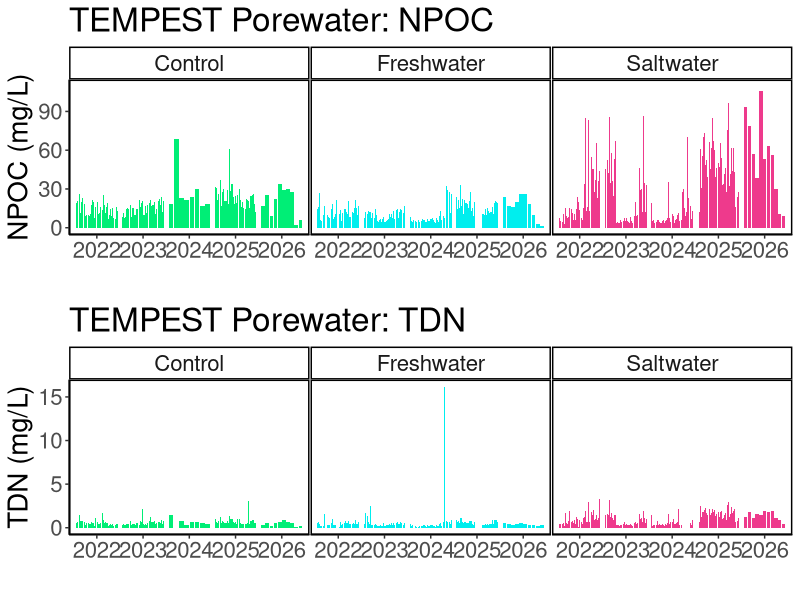
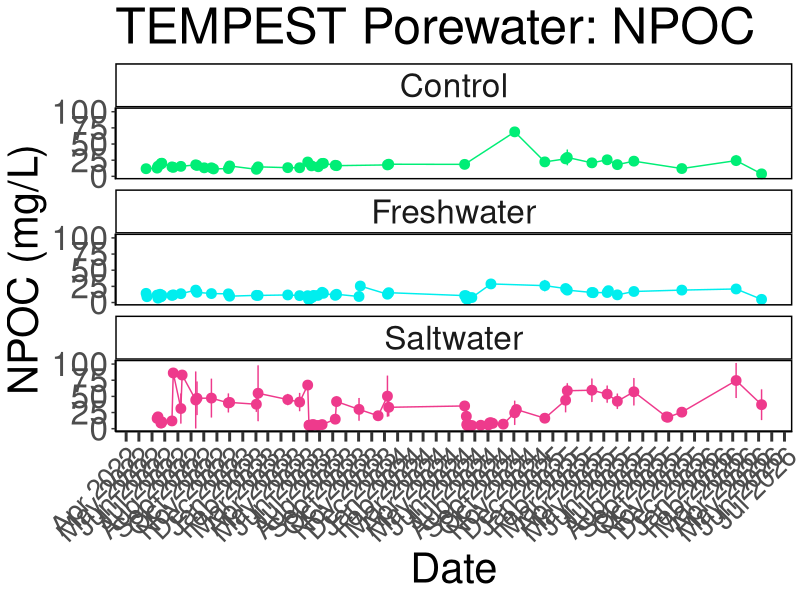
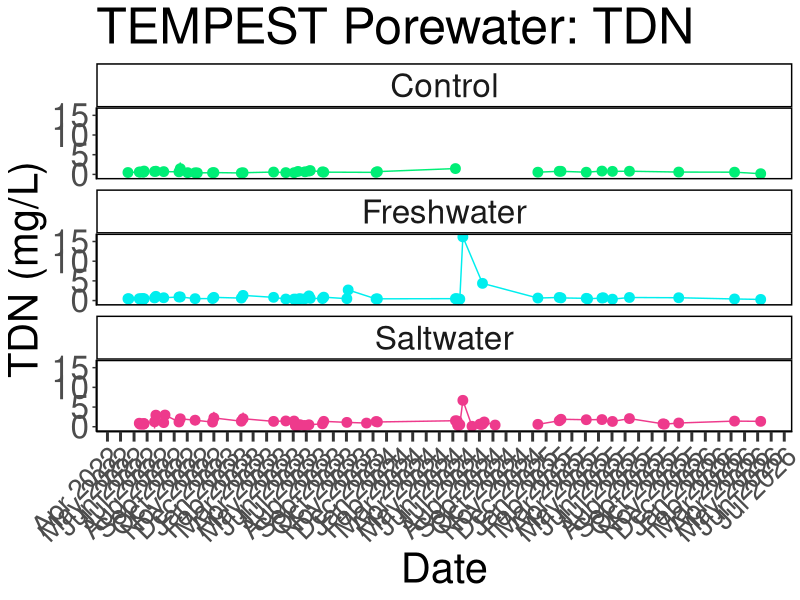
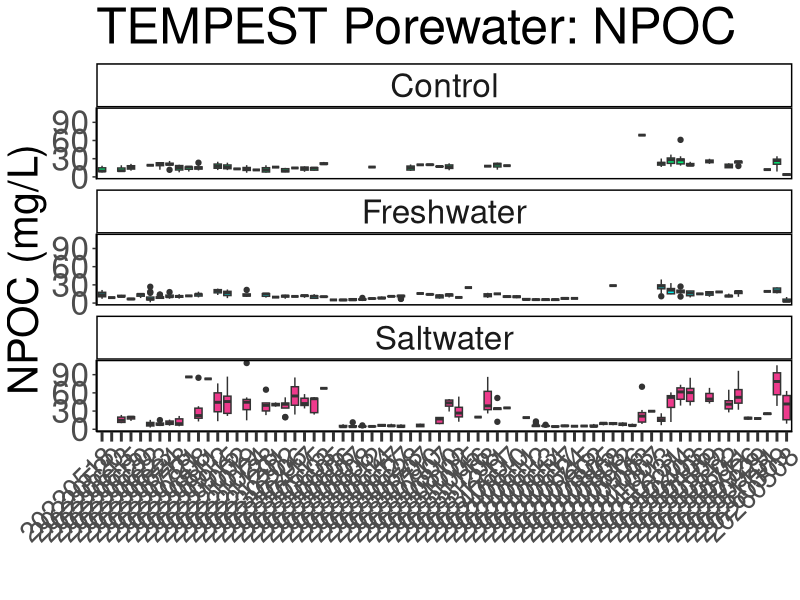
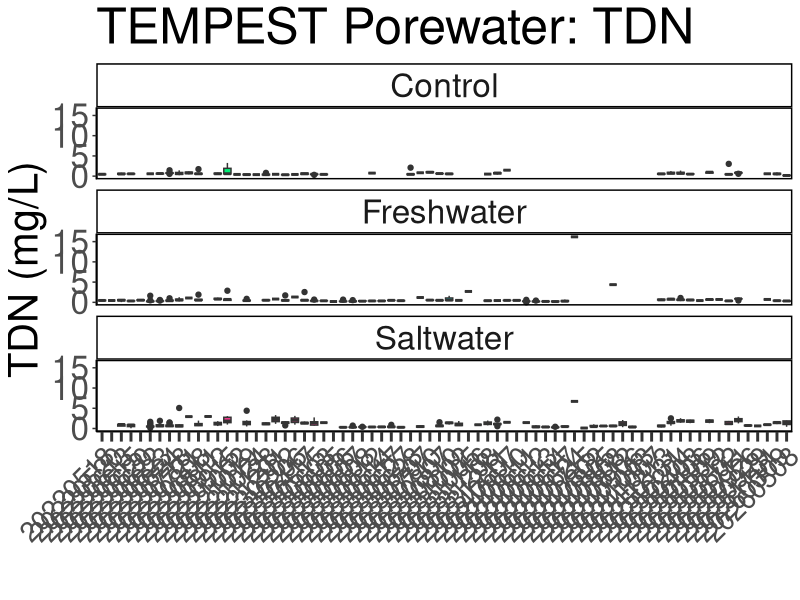
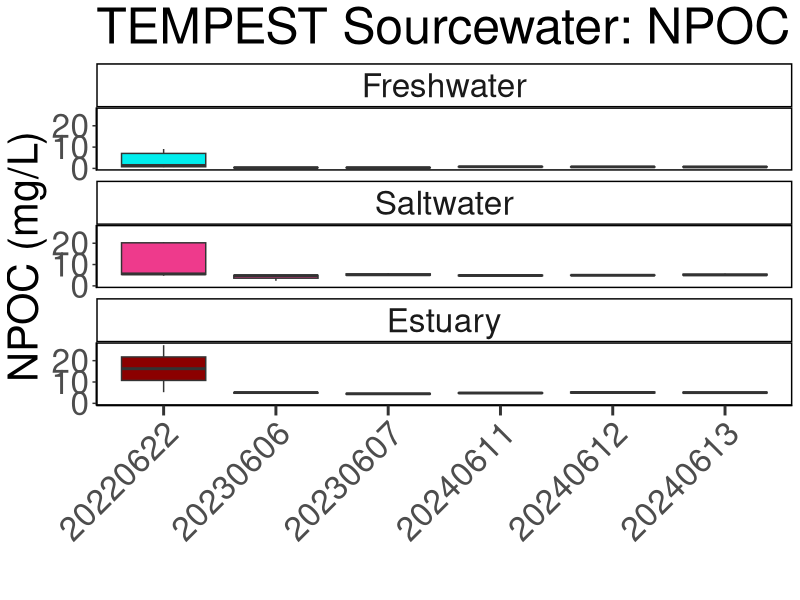
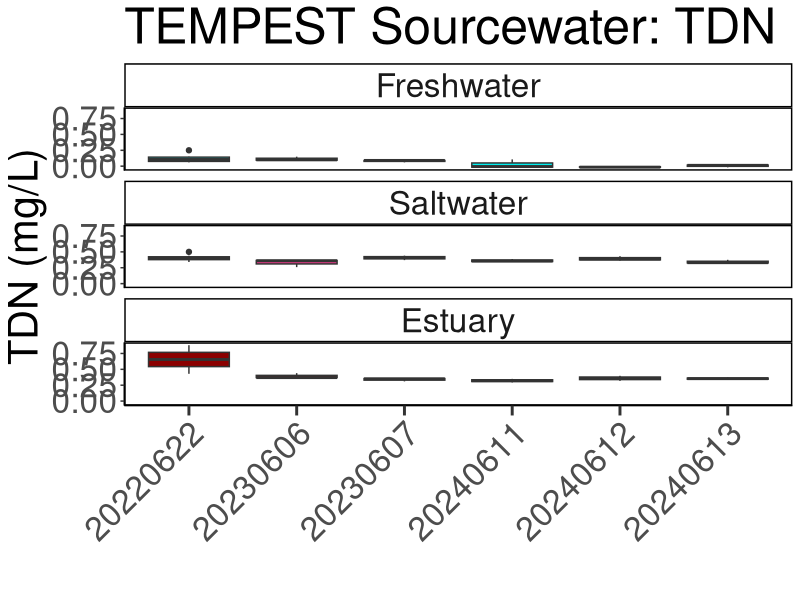
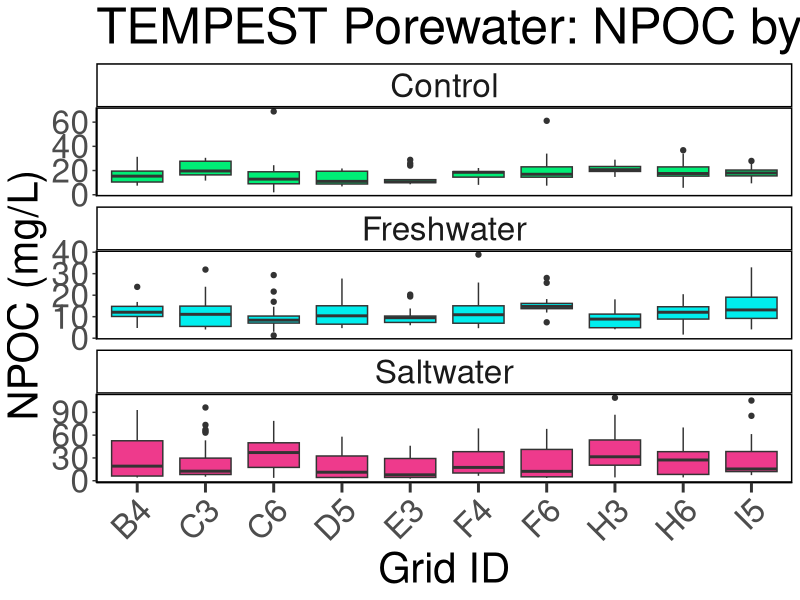

Write the R code that produced these figures, in order.
## ---- chunk 1
library(dplyr)
library(ggplot2)
library(ggpubr)
library(stringr)
library(readxl)
library(tidyr)
library(tibble)
library(openxlsx)
library(knitr)
## ---- chunk 2

#read in 2023 DOC Data:
dat22 <- read.csv("tmp_doc_2022/COMPASS_TEMPEST_DOC_2022.csv", colClasses = "character")
# head(dat24)
colnames(dat22)

#read in 2023 DOC Data:
dat23 <- read.csv("tmp_doc_2023/COMPASS_TEMPEST_DOC_2023.csv", colClasses = "character")
# head(dat24)
colnames(dat23)

#read in 2024 DOC Data:
dat24 <- read.csv("tmp_doc_2024/COMPASS_TEMPEST_DOC_2024.csv", colClasses = "character")
# head(dat24)
colnames(dat24)

#read in 2025 DOC Data:
dat25 <- read.csv("tmp_doc_2025/COMPASS_TEMPEST_DOC_2025.csv", colClasses = "character")
# head(dat25)
colnames(dat25)

##Combine samples from before 2026 when new depths were added
raw_dat_pre26 <- bind_rows(dat22, dat23, dat24, dat25)

##Sourcewater samples should be NA for depth, all other samples have depths. 
raw_dat_pre26 <- raw_dat_pre26 %>% 
  mutate(Depth_cm = ifelse(str_detect(Sample_ID, "SOURCE"), NA, Depth_cm)) %>% 
  mutate(Depth_cm = gsub("cm", "", Depth_cm)) %>% 
  mutate(grid = ifelse(grid == "Source", "Sourcewater", grid)) %>% 
  mutate(grid = ifelse(str_detect(Sample_ID, "Rain"), "Rainwater", grid)) %>% 
  mutate(Sample_ID = gsub("_15CM", "", Sample_ID)) %>%
  mutate(Sample_ID = gsub("_15cm", "", Sample_ID)) %>%
  rowwise() %>%
  mutate(
    Sample_ID = if (is.na(Depth_cm)) {
      Sample_ID
    } else {
      sub("([0-9]{8})", paste0(Depth_cm, "_\\1"), Sample_ID)
    }
  ) %>%
  ungroup()


#read in 2026 DOC Data:
dat26 <- read.csv("tmp_doc_2026/COMPASS_TEMPEST_DOC_2026.csv", colClasses = "character")
# head(dat26)
colnames(dat26)

##combine with the rest of the data
raw_dat <- bind_rows(raw_dat_pre26, dat26)



##Convert Collection Date into Date format
raw_dat$Collection_Date_YYYYMMDD <- as.character(raw_dat$Collection_Date_YYYYMMDD)
raw_dat$Collection_Date_formatted <- as.Date(raw_dat$Collection_Date_YYYYMMDD, format = "%Y%m%d")

##Extract Year and month from Collection Date
raw_dat$Year <- format(raw_dat$Collection_Date_formatted, format = "%Y")
raw_dat$Month <- format(raw_dat$Collection_Date_formatted, format = "%m")
raw_dat$Day <- format(raw_dat$Collection_Date_formatted, format = "%d")

##Uppercase sample IDs
raw_dat$Sample_ID <- toupper(raw_dat$Sample_ID)

all_dat <- raw_dat %>%
  rename(
    Plot = plot, 
    Grid = grid
  ) %>%
  dplyr::select(
    Project, Site, Plot, Grid, Depth_cm, Sample_ID, 
    npoc_mgL, npoc_uM, npoc_flag, tdn_mgL, tdn_uM, tdn_flag, Analysis_runtime,
    Run_notes, Field_notes, Evacuation_date_YYYMMDD, Collection_Date_YYYYMMDD, 
    Collection_Start_Time_24hrs, Collection_End_Time_24hrs, EST_EDT, Volume_mL
        # list columns in the order you want them
  )


##Set 4 decimal points max
all_dat$npoc_uM <- as.numeric(all_dat$npoc_uM)
all_dat$tdn_uM <- as.numeric(all_dat$tdn_uM)

all_dat <- all_dat %>%
  mutate(npoc_uM = round(npoc_uM, 2)) %>%
  mutate(tdn_uM = round(tdn_uM, 2))

unique(all_dat$npoc_flag)
unique(all_dat$tdn_flag)

all_dat$npoc_flag <- gsub("≥", "greater than or equal to", all_dat$npoc_flag)
all_dat$tdn_flag <- gsub("≥", "greater than or equal to", all_dat$tdn_flag)
all_dat$tdn_flag <- gsub(">", "greater than", all_dat$tdn_flag)
all_dat$tdn_flag <- gsub("<", "less than", all_dat$tdn_flag)

##Remove any notes about vibes
all_dat <- all_dat %>% 
  mutate(Field_notes = ifelse(str_detect(Field_notes, "vibe|Vibe"), NA, Field_notes))

## ---- chunk 3

colnames(all_dat)

#pull the column names from the all_dat dataframe and create a new dataframe with them 
metadat <- data.frame(Column_Names = colnames(all_dat))
metadat

metadat$Description <- ""
metadat$Units <- ""
metadat$Instrument_ifapplicable <- ""

#add information about each line: 

metadat$Description <- c("Project name", 
                         "Site where sample collected", 
                         "Plot where sample collected (SW = Saltwater, FW = Freshwater, C = 
                         Control, Estuary (Sourcewater))", 
                         "Grid where sample collected (Letter + Number)", 
                         "Depth where sample collected", 
                         "Sample Identifier", 
                         "Non-Purgeable Organic Carbon (NPOC) concentration in mg/L", 
                         "Non-Purgeable Organic Carbon (NPOC) concentration in uM", 
                         "QAQC Flags generated during checks of NPOC standards, blanks, dups, and spks", 
                         "Total Dissolved Nitrogen (TDN) concentration in mg/L", 
                         "Total Dissolved Nitrogen (TDN) concentration in uM",                          
                         "QAQC Flags generated during checks of TDN standards, blanks, dups, and spks", 
                         "The date that samples were run on the Shimadzu TOC", 
                         "Any notes generated during QAQC", 
                         "Any notes generated during sample collection in the field", 
                         "Date lysimeter evacuated", 
                         "Date sample collected", 
                         "Time lysimeter evacuated", 
                         "Time sample collected", 
                         "Time zone of sample collection", 
                         "Volume of sample collected (mL)")

metadat$Units <-       c("NA", 
                         "NA",
                         "NA", 
                         "NA", 
                         "cm",
                         "NA",
                         "mg/L",
                         "uM",
                         "NA", 
                         "mg/L",
                         "uM",
                         "NA", 
                         "NA",
                         "NA", 
                         "NA", 
                         "NA",
                         "NA", 
                         "NA", 
                         "NA",
                         "NA", 
                         "mL")

metadat$Instrument_ifapplicable <-  
  
                       c("NA", 
                         "NA",
                         "NA", 
                         "NA",
                         "cm",
                         "NA", 
                         "Shimadzu TOC",
                         "Shimadzu TOC",
                         "NA", 
                         "Shimadzu TOC",
                         "Shimadzu TOC",
                         "NA", 
                         "NA",
                         "NA", 
                         "NA", 
                         "NA",
                         "NA", 
                         "NA", 
                         "NA",
                         "NA", 
                         "mL")


## ---- chunk 4

#write out a csv of all the data to the main folder: 
write.csv(all_dat, "COMPASS_TEMPEST_DOC_AllData.csv")


#write out a csv of the metadata associated with the data: 
write.csv(metadat, "COMPASS_TEMPEST_DOC_Metadata.csv")

## ---- chunk 5

##Remove Sourcewater
data_plotting <- raw_dat %>%
  filter(!str_detect(grid, "Sourcewater|Rainwater"))

data_plotting$npoc_mgL <- as.numeric(data_plotting$npoc_mgL)
data_plotting$tdn_mgL <- as.numeric(data_plotting$tdn_mgL)

data_plotting <- data_plotting %>% 
    mutate(
    plot_1 = case_when(
      plot == "C" ~ "Control",
      plot == "FW" ~ "Freshwater",
      plot == "SW" ~ "Saltwater",
      TRUE ~ plot  # keep everything else unchanged
    )
  ) %>%
  mutate(plot_1 = factor(plot_1, levels = c("Control", "Freshwater", "Saltwater")))

#Plot data by year and change colors based on Grid:
viz_npoc_plot <- ggplot(data_plotting, aes(x = as.character(Year), y = npoc_mgL, fill = plot_1)) +
  geom_bar(stat = "identity", position = position_dodge2(preserve = "total")) +
  facet_wrap( ~ plot_1, scales="free_x") +
  scale_fill_manual(values = c(
    "Control" = "springgreen2",
    "Freshwater" = "cyan2",
    "Saltwater" = "violetred2"
  )) +
  theme_classic() +
  labs(x = " ", y = "NPOC (mg/L)", title = "TEMPEST Porewater: NPOC") +
  theme(
    panel.spacing = unit(.05, "lines"), 
    panel.border = element_rect(color = "black", fill = NA, linewidth = 1)) + 
  theme(text = element_text(size = 20))+ 
  theme(legend.position = "none")


# viz_npoc_plot

viz_tdn_plot <- ggplot(data_plotting, aes(x = as.character(Year), y = tdn_mgL, fill = plot_1)) +
  geom_bar(stat = "identity", position = position_dodge2(preserve = "total")) +
  facet_wrap( ~ plot_1, scales="free_x") +
  scale_fill_manual(values = c(
    "Control" = "springgreen2",
    "Freshwater" = "cyan2",
    "Saltwater" = "violetred2"
  )) +
  theme_classic() +
  labs(x = " ", y = "TDN (mg/L)", title = "TEMPEST Porewater: TDN") +
  theme(
    panel.spacing = unit(.05, "lines"), 
    panel.border = element_rect(color = "black", fill = NA, linewidth = 1)) + 
  theme(text = element_text(size = 20))+ 
  theme(legend.position = "none")

# viz_tdn_plot

ggarrange(viz_npoc_plot, viz_tdn_plot, nrow=2, ncol=1)


## ---- chunk 6

##Summarize DOC by Date and Grid
DOC_avg <- data_plotting %>%
  group_by(Collection_Date_formatted, plot_1) %>%
   dplyr::summarize(mean_npoc = mean(npoc_mgL, na.rm=TRUE),
            sd_npoc = sd(npoc_mgL, na.rm=TRUE),
            mean_tdn = mean(tdn_mgL, na.rm=TRUE),
            sd_tdn = sd(tdn_mgL, na.rm=TRUE))

# Define the specific date breaks you want to display
specific_breaks <- as.Date(c("2022-01-01","2023-01-01","2024-01-01", "2025-01-01"))

viz_npoc_plot_avgs <- ggplot(DOC_avg, aes(x = Collection_Date_formatted, y = mean_npoc, color = plot_1)) +
  geom_point(size = 3) + 
  geom_errorbar(aes(ymin = mean_npoc - sd_npoc, ymax = mean_npoc + sd_npoc), width = 0.2) + 
  geom_line() + 
  facet_wrap( ~ plot_1, ncol = 1) +
  scale_color_manual(values = c(
    "Control" = "springgreen2",
    "Freshwater" = "cyan2",
    "Saltwater" = "violetred2"
  )) +
  theme_classic() +
  labs(x = "Date", y = "NPOC (mg/L)", title = "TEMPEST Porewater: NPOC") +
  theme(
    panel.spacing = unit(0.5, "lines"), 
    panel.border = element_rect(color = "black", fill = NA, linewidth = 1)) +
  theme(text = element_text(size = 30))+
  scale_x_date(date_labels = "%b %Y", date_breaks = "1 month") + # Format x-axis labels
  theme(axis.ticks.x = element_line(linewidth = 1))+
  theme(axis.ticks.length.x = unit(0.25, "cm"))+ 
  theme(legend.position = "none")+ 
  theme(axis.text.x = element_text(angle = 45, hjust = 1, size = 20))

viz_npoc_plot_avgs


viz_tdn_plot_avgs <- ggplot(DOC_avg, aes(x = Collection_Date_formatted, y = mean_tdn, color = plot_1)) +
  geom_point(size = 3) + 
  geom_errorbar(aes(ymin = mean_tdn - sd_tdn, ymax = mean_tdn + sd_tdn), width = 0.2) + 
  geom_line() + 
  facet_wrap( ~ plot_1, ncol = 1) +
  scale_color_manual(values = c(
    "Control" = "springgreen2",
    "Freshwater" = "cyan2",
    "Saltwater" = "violetred2"
  )) +
  theme_classic() +
  labs(x = "Date", y = "TDN (mg/L)", title = "TEMPEST Porewater: TDN") +
  theme(
    panel.spacing = unit(0.5, "lines"), 
    panel.border = element_rect(color = "black", fill = NA, linewidth = 1)) +
  theme(text = element_text(size = 30))+
  scale_x_date(date_labels = "%b %Y", date_breaks = "1 month") + # Format x-axis labels
  theme(axis.ticks.x = element_line(linewidth = 1))+
  theme(axis.ticks.length.x = unit(0.25, "cm"))+ 
  theme(legend.position = "none")+ 
  theme(axis.text.x = element_text(angle = 45, hjust = 1, size = 20))

viz_tdn_plot_avgs

# ggarrange(viz_cl_plot_avgs, viz_tdn_plot_avgs, nrow=1, ncol=2)

## ---- chunk 7

##Boxplot Summarize DOC by Date, Site, and Grid
viz_npoc_boxplot <- ggplot(data_plotting, aes(x = Collection_Date_YYYYMMDD,  y = npoc_mgL, fill = plot_1)) +
  geom_boxplot() + 
  facet_wrap( ~ plot_1, ncol = 1) +
  # scale_x_discrete(drop = TRUE) +
  scale_fill_manual(values = c(
    "Control" = "springgreen2",
    "Freshwater" = "cyan2",
    "Saltwater" = "violetred2"
  ), labels = c("Control", "Freshwater", "Saltwater")) +
  theme_classic() +
  labs(x = " ", y = "NPOC (mg/L)", title = "TEMPEST Porewater: NPOC") +
  theme(
    panel.spacing = unit(0.5, "lines"), 
    panel.border = element_rect(color = "black", fill = NA, linewidth = 1)) +
  theme(axis.text.x = element_text(angle = 45, vjust = 1, hjust = 1, size = 20))+ 
  theme(text = element_text(size = 30))+
  theme(axis.ticks.x = element_line(linewidth = 1))+
  theme(axis.ticks.length.x = unit(0.25, "cm"))+ 
  theme(legend.position = "none")

viz_npoc_boxplot


viz_tdn_boxplot <- ggplot(data_plotting, aes(x = Collection_Date_YYYYMMDD,  y = tdn_mgL, fill = plot_1)) +
  geom_boxplot() + 
  facet_wrap( ~ plot_1, ncol = 1) +
  scale_x_discrete(drop = TRUE) +
  scale_fill_manual(values = c(
    "Control" = "springgreen2",
    "Freshwater" = "cyan2",
    "Saltwater" = "violetred2"
  ), labels = c("Control", "Freshwater", "Saltwater")) +
  theme_classic() +
  labs(x = " ", y = "TDN (mg/L)", title = "TEMPEST Porewater: TDN") +
  theme(
    panel.spacing = unit(0.5, "lines"), 
    panel.border = element_rect(color = "black", fill = NA, linewidth = 1)) +
  theme(axis.text.x = element_text(angle = 45, vjust = 1, hjust = 1, size = 20))+ 
  theme(text = element_text(size = 30))+
  theme(axis.ticks.x = element_line(linewidth = 1))+
  theme(axis.ticks.length.x = unit(0.25, "cm"))+ 
  theme(legend.position = "none")

viz_tdn_boxplot

# ggarrange(viz_cl_boxplot, viz_so4_boxplot, nrow=1, ncol=2)

# # Save as a PNG
# png("COMPASS_SynopticCB_Cl_alldata.png", width = 2000, height = 1200, res = 100) 
# print(viz_cl_boxplot)  # For ggplot objects, use print()
# dev.off() 
# 
# # Save as a PNG
# png("COMPASS_SynopticCB_SO4_alldata.png", width = 2000, height = 1200, res = 100) 
# print(viz_so4_boxplot)  # For ggplot objects, use print()
# dev.off() 

## ---- chunk 8

##Only Sourcewater
data_plotting_source <- raw_dat %>%
  filter(str_detect(grid, "Sourcewater"))

data_plotting_source$npoc_mgL <- as.numeric(data_plotting_source$npoc_mgL)
data_plotting_source$tdn_mgL <- as.numeric(data_plotting_source$tdn_mgL)

data_plotting_source <- data_plotting_source %>% 
    mutate(
    plot_1 = case_when(
      plot == "C" ~ "Control",
      plot == "FW" ~ "Freshwater",
      plot == "SW" ~ "Saltwater",
      plot == "ESTUARY" ~ "Estuary",
      TRUE ~ plot  # keep everything else unchanged
    )
  ) %>%
  mutate(plot_1 = factor(plot_1, levels = c("Control", "Freshwater", "Saltwater", "Estuary")))

##Boxplot Summarize DOC by Date, Site, and Grid
viz_npoc_boxplot <- ggplot(data_plotting_source, aes(x = Collection_Date_YYYYMMDD,  y = npoc_mgL, fill = plot_1)) +
  geom_boxplot() + 
  facet_wrap( ~ plot_1, ncol = 1) +
  # scale_x_discrete(drop = TRUE) +
  scale_fill_manual(values = c(
    "Control" = "springgreen2",
    "Freshwater" = "cyan2",
    "Saltwater" = "violetred2", 
    "Estuary" = "darkred"
  ), labels = c("Control", "Freshwater", "Saltwater", "Estuary")) +
  theme_classic() +
  labs(x = " ", y = "NPOC (mg/L)", title = "TEMPEST Sourcewater: NPOC") +
  theme(
    panel.spacing = unit(0.5, "lines"), 
    panel.border = element_rect(color = "black", fill = NA, linewidth = 1)) +
  theme(axis.text.x = element_text(angle = 45, vjust = 1, hjust = 1))+ 
  theme(text = element_text(size = 30))+
  theme(axis.ticks.x = element_line(linewidth = 1))+
  theme(axis.ticks.length.x = unit(0.25, "cm"))+ 
  theme(legend.position = "none")

viz_npoc_boxplot


viz_tdn_boxplot <- ggplot(data_plotting_source, aes(x = Collection_Date_YYYYMMDD,  y = tdn_mgL, fill = plot_1)) +
  geom_boxplot() + 
  facet_wrap( ~ plot_1, ncol = 1) +
  scale_x_discrete(drop = TRUE) +
  scale_fill_manual(values = c(
    "Control" = "springgreen2",
    "Freshwater" = "cyan2",
    "Saltwater" = "violetred2", 
    "Estuary" = "darkred"
  ), labels = c("Control", "Freshwater", "Saltwater", "Estuary")) +
  theme_classic() +
  labs(x = " ", y = "TDN (mg/L)", title = "TEMPEST Sourcewater: TDN") +
  theme(
    panel.spacing = unit(0.5, "lines"), 
    panel.border = element_rect(color = "black", fill = NA, linewidth = 1)) +
  theme(axis.text.x = element_text(angle = 45, vjust = 1, hjust = 1))+ 
  theme(text = element_text(size = 30))+
  theme(axis.ticks.x = element_line(linewidth = 1))+
  theme(axis.ticks.length.x = unit(0.25, "cm"))+ 
  #scale_x_discrete(labels = c("Upland", "Swamp", "Transition", "Wetland", "Surface Water"))+ 
  theme(legend.position = "none")

viz_tdn_boxplot

# ggarrange(viz_cl_boxplot, viz_so4_boxplot, nrow=1, ncol=2)

# # Save as a PNG
# png("COMPASS_SynopticCB_Cl_alldata.png", width = 2000, height = 1200, res = 100) 
# print(viz_cl_boxplot)  # For ggplot objects, use print()
# dev.off() 
# 
# # Save as a PNG
# png("COMPASS_SynopticCB_SO4_alldata.png", width = 2000, height = 1200, res = 100) 
# print(viz_so4_boxplot)  # For ggplot objects, use print()
# dev.off() 

## ---- chunk 9

##Boxplot Summarize Nutrients by Date, Site, and Zone
npoc <- ggplot(data_plotting, aes(x = grid,  y = npoc_mgL, fill = plot_1)) +
  geom_boxplot() + 
  facet_wrap( ~ plot_1, scales="free_y", ncol = 1) +
  scale_x_discrete(drop = TRUE) +
  scale_fill_manual(values = c(
    "Control" = "springgreen2",
    "Freshwater" = "cyan2",
    "Saltwater" = "violetred2"
  ), labels = c("Control", "Freshwater", "Saltwater")) +
  theme_classic() +
  labs(x = "Grid ID", y = "NPOC (mg/L)", title = "TEMPEST Porewater: NPOC by Grid") +
  theme(
    panel.spacing = unit(0.5, "lines"), 
    panel.border = element_rect(color = "black", fill = NA, linewidth = 1)) +
  theme(axis.text.x = element_text(angle = 45, vjust = 1, hjust = 1))+ 
  theme(text = element_text(size = 30))+
  theme(axis.ticks.x = element_line(linewidth = 1))+
  theme(axis.ticks.length.x = unit(0.25, "cm"))+ 
  theme(legend.position = "none")

npoc


viz_tdn_boxplot <- ggplot(data_plotting, aes(x = grid,  y = tdn_mgL, fill = plot_1)) +
  geom_boxplot() + 
  facet_wrap( ~ plot_1, scales="free_y", ncol = 1) +
  scale_x_discrete(drop = TRUE) +
  scale_fill_manual(values = c(
    "Control" = "springgreen2",
    "Freshwater" = "cyan2",
    "Saltwater" = "violetred2"
  ), labels = c("Control", "Freshwater", "Saltwater")) +
  theme_classic() +
  labs(x = "Grid ID", y = "TDN (mg/L)", title = "TEMPEST Porewater: TDN by Grid") +
  theme(
    panel.spacing = unit(0.5, "lines"), 
    panel.border = element_rect(color = "black", fill = NA, linewidth = 1)) +
  theme(axis.text.x = element_text(angle = 45, vjust = 1, hjust = 1))+ 
  theme(text = element_text(size = 30))+
  theme(axis.ticks.x = element_line(linewidth = 1))+
  theme(axis.ticks.length.x = unit(0.25, "cm"))+ 
  theme(legend.position = "none")

viz_tdn_boxplot


## ---- chunk 10
# It would also be great to add to our collation codes a summary chunk that will calculate value ranges, means, and standard deviations (and errors) for each site, Grid, depth for each year; also for each site Grid, depth overall; and for each site and Grid overall so that we have some easy access to metrics. Was just thinking this might be helpful today when re-collating the DIC data.

colnames(data_plotting)

##Metrics for each Grid for each year
summary_by_year <- data_plotting %>%
  group_by(Year, plot_1) %>%
   reframe(
     min_npoc_mgL = min(npoc_mgL, na.rm=TRUE),
     max_npoc_mgL = max(npoc_mgL, na.rm=TRUE), 
     mean_npoc_mgL = mean(npoc_mgL, na.rm=TRUE), 
     sd_npoc_mgL = sd(npoc_mgL, na.rm=TRUE), 

     min_tdn_mgL = min(tdn_mgL, na.rm=TRUE),
     max_tdn_mgL = max(tdn_mgL, na.rm=TRUE), 
     mean_tdn_mgL = mean(tdn_mgL, na.rm=TRUE), 
     sd_tdn_mgL = sd(tdn_mgL, na.rm=TRUE)) %>%
  mutate(across(where(is.numeric), round, digits = 4)) 

##Metrics for each Grid for all years
summary_all_years <- data_plotting %>%
  group_by(plot_1) %>%
   reframe(
     min_npoc_mgL = min(npoc_mgL, na.rm=TRUE),
     max_npoc_mgL = max(npoc_mgL, na.rm=TRUE), 
     mean_npoc_mgL = mean(npoc_mgL, na.rm=TRUE), 
     sd_npoc_mgL = sd(npoc_mgL, na.rm=TRUE), 

     min_tdn_mgL = min(tdn_mgL, na.rm=TRUE),
     max_tdn_mgL = max(tdn_mgL, na.rm=TRUE), 
     mean_tdn_mgL = mean(tdn_mgL, na.rm=TRUE), 
     sd_tdn_mgL = sd(tdn_mgL, na.rm=TRUE)) %>%
  mutate(across(where(is.numeric), round, digits = 4)) 

## ---- chunk 11
# It would also be great to add to our collation codes a summary chunk that will calculate value ranges, means, and standard deviations (and errors) for each site, Grid, depth for each year; also for each site Grid, depth overall; and for each site and Grid overall so that we have some easy access to metrics. Was just thinking this might be helpful today when re-collating the DIC data.

colnames(data_plotting_source)

##Metrics for each Grid for each year
summary_by_year_source <- data_plotting_source %>%
  group_by(Year, plot_1) %>%
   reframe(
     min_npoc_mgL = min(npoc_mgL, na.rm=TRUE),
     max_npoc_mgL = max(npoc_mgL, na.rm=TRUE), 
     mean_npoc_mgL = mean(npoc_mgL, na.rm=TRUE), 
     sd_npoc_mgL = sd(npoc_mgL, na.rm=TRUE), 

     min_tdn_mgL = min(tdn_mgL, na.rm=TRUE),
     max_tdn_mgL = max(tdn_mgL, na.rm=TRUE), 
     mean_tdn_mgL = mean(tdn_mgL, na.rm=TRUE), 
     sd_tdn_mgL = sd(tdn_mgL, na.rm=TRUE)) %>%
  mutate(across(where(is.numeric), round, digits = 4)) 

## ---- chunk 12

library(kableExtra)

kable(
  summary_by_year[, c("Year", "plot_1", "min_npoc_mgL",	"max_npoc_mgL",	"mean_npoc_mgL", "min_tdn_mgL",	"max_tdn_mgL",	"mean_tdn_mgL")],  
  format = "latex",
  booktabs = TRUE,
  caption = "Porewater Summary Statistics by Year"
) %>%
  kable_styling(
    latex_options = c("hold_position", "striped", "scale_down"),
    font_size = 12
  ) %>%
  row_spec(0, bold = TRUE) %>%   # header
  column_spec(1, bold = TRUE)

kable(
  summary_all_years[, c("plot_1", "min_npoc_mgL",	"max_npoc_mgL",	"mean_npoc_mgL", "min_tdn_mgL",	"max_tdn_mgL",	"mean_tdn_mgL")],  
  format = "latex",
  booktabs = TRUE,
  caption = "Porewater Summary Statistics by Grid"
) %>%
  kable_styling(
    latex_options = c("hold_position", "striped", "scale_down"),
    font_size = 12
  ) %>%
  row_spec(0, bold = TRUE) %>%   # header
  column_spec(1, bold = TRUE)

## ---- chunk 13

library(kableExtra)

kable(
  summary_by_year_source[, c("Year", "plot_1", "min_npoc_mgL",	"max_npoc_mgL",	"mean_npoc_mgL", "min_tdn_mgL",	"max_tdn_mgL",	"mean_tdn_mgL")],  
  format = "latex",
  booktabs = TRUE,
  caption = "Sourcewater Summary Statistics by Year"
) %>%
  kable_styling(
    latex_options = c("hold_position", "striped", "scale_down"),
    font_size = 12
  ) %>%
  row_spec(0, bold = TRUE) %>%   # header
  column_spec(1, bold = TRUE)

## ---- chunk 14

#write out a csv of the Porewater Summary Statistics by Year to the main folder: 
write.csv(summary_by_year, "COMPASS_TEMPEST_PW_DOC_Summarized_By_Year.csv")

#write out a csv of the Porewater Summary Statistics by Grid to the main folder: 
write.csv(summary_all_years, "COMPASS_TEMPEST_PW_DOC_Summarized_Years_Combined.csv")

#write out a csv of the Sourcewater Summary Statistics by Year to the main folder: 
write.csv(summary_by_year_source, "COMPASS_TEMPEST_SOURCE_DOC_Summarized_By_Year.csv")
